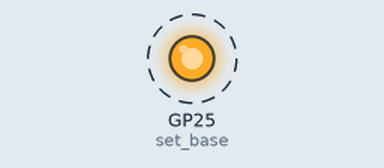
Simulated run of this program. Board: Raspberry Pi Pico running MicroPython. On the bench: output pins drawn as LEDs (lit = HIGH). Dashed ring = blinking.

Above: at 0.5 s.
Timing chart, 0 to 4.6 s (numbered marks = the images above):
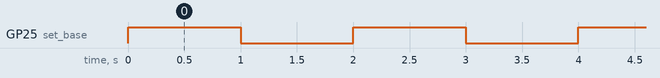

The program:

pico_led3_pio.py
```python
import rp2
from machine import Pin
@rp2.asm_pio(set_init=rp2.PIO.OUT_LOW)
def blink():
    wrap_target()

    set(pins, 1)
    set(x, 24)                [23]
    label('high_loop')
    nop()                     [19]
    nop()                     [19]
    nop()                     [19]
    jmp(x_dec, 'high_loop')   [18]

    set(pins, 0)
    set(x, 24)                [23]
    label('low_loop')
    nop()                     [19]
    nop()                     [19]
    nop()                     [19]
    jmp(x_dec, 'low_loop')    [18]

    wrap()
sm = rp2.StateMachine(0, blink, freq=2000, set_base=Pin(25))
sm.active(1)
```

Measured:
- by itself, GP25 (set_base): alternates HIGH for 1.0 s and LOW for 1.0 s
